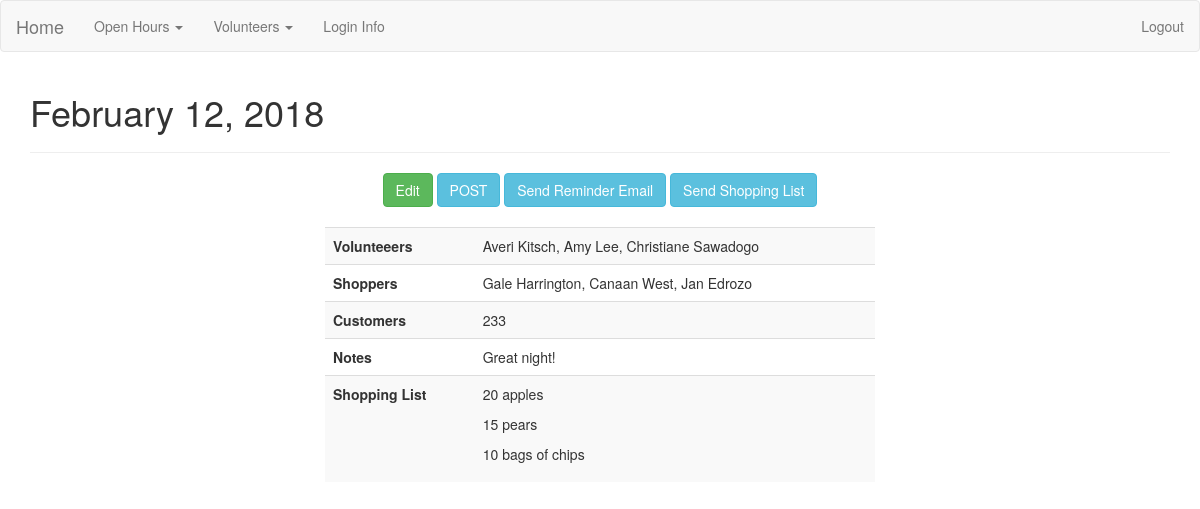
The page /openhours/8 (signed in) on the database as committed earlier.
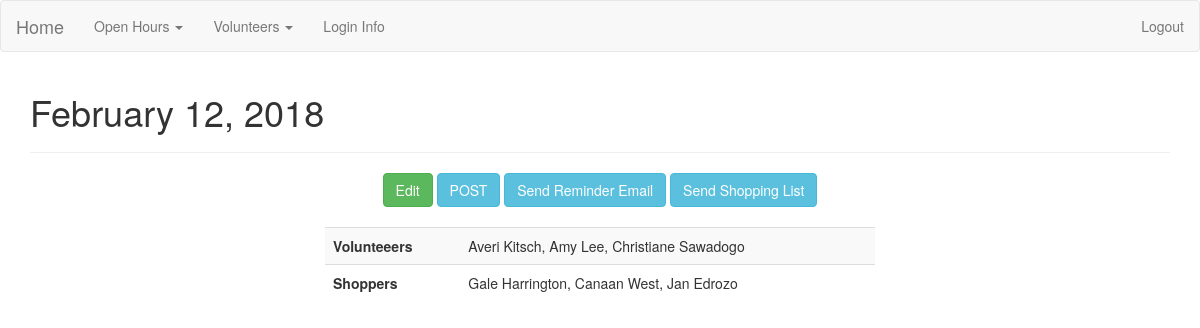
The same page on the database as committed later.
### app/models.py (models this page shows, shortened)
class Openhour(db.Model):
    id = db.Column(db.Integer(), primary_key=True)
    date = db.Column(db.DateTime(), unique=True)
    posted = db.Column(db.Boolean)
    volunteers = db.relationship('Volunteer', secondary=openhour_volunteers, backref='openhourvols', lazy='dynamic')
    shoppers = db.relationship('Volunteer', secondary=openhour_shoppers, backref='openhourshoppers', lazy='dynamic' )
    notes = db.relationship('Note', backref='openhournotes', lazy=True)

class Volunteer(db.Model):
    id = db.Column(db.Integer(), primary_key=True)
    name = db.Column(db.String(100), unique=True)
    role = db.Column(db.String(50))
    email = db.Column(db.String(255), nullable=False)
    active = db.Column(db.Boolean)
    openhours = db.relationship('Openhour', secondary=openhour_volunteers, backref='ohvolunteers', lazy='subquery')
    openhour_shoppers = db.relationship('Openhour', secondary=openhour_shoppers, backref='ohshoppers', lazy='subquery')
    notes = db.relationship('Note', backref='openhour', lazy=True)

class Note(db.Model):
    id=db.Column(db.Integer(), primary_key=True)
    openhour_id = db.Column(db.Integer, db.ForeignKey('openhour.id'), nullable=False)
    author = db.Column(db.Integer(), db.ForeignKey('volunteer.id'))
    customers = db.Column(db.Integer())
    body = db.Column(db.Text())
    shopping = db.Column(db.Text())

### app/openhours/views.py (the view)
@openhours_blueprint.route('/<string:id>')
@admin_logged_in
def show_openhour(id):
    openhour = Openhour.query.get(id)
    if openhour.notes:
        notes = openhour.notes[0]
    else:
        notes = False
    return render_template('openhour.html', openhour=openhour, notes=notes)

### app/login_helpers.py (called while the page is built)
def admin_logged_in(f):
    @wraps(f)
    def wrap(*args, **kwargs):
        if 'user' in session and session['user']=='admin':
            return f(*args, **kwargs)
        else:
            flash('You must have admin privileges to complete this action', 'danger')
            return redirect(url_for('index'))
    return wrap

### app/openhours/templates/openhour.html (shortened to what this page needs)
{% extends 'layout.html' %}
{% block body %}
  <h1>{{ openhour.date.strftime('%B %d, %Y') }}</h1>
  <hr>
    <div class="form">
      <div class="menu-center">
        <a class="btn btn-success" href="{{openhour.id}}/edit">Edit</a>
        {% if openhour.posted == False %}
          <a class="btn btn-info" href="{{openhour.id}}/post">POST</a>
        {% else %}
          <a class="btn btn-danger" href="{{openhour.id}}/post">Re-POST</a>
        {% endif %}
        <a class="btn btn-info" href="{{openhour.id}}/reminder_email">Send Reminder Email</a>
        <a class="btn btn-info" href="{{openhour.id}}/shopping_email">Send Shopping List</a>
      </div>
      <table class="table table-striped">
        <tr>
          <th>
            Volunteeers
          </th>
          <td>
            {% for volunteer in openhour.volunteers %}
              {{volunteer.name}}{{ "," if not loop.last }}
            {% endfor %}
          </td>
        </tr>
        <tr>
          <th>
            Shoppers
          </th>
          <td>
            {% for shopper in openhour.shoppers %}
              {{shopper.name}}{{ "," if not loop.last }}
            {% endfor %}
          </td>
        </tr>
        {% if openhour.notes %}
          <tr>
            <th>
              Customers
            </th>
            <td>
              {{ notes.customers }}
            </td>
          </tr>
          <tr>
            <th>
              Notes
            </th>
            <td>{{ notes.body | safe }}</td>
          </tr>
          <tr>
            <th>
              Shopping List
            </th>
            <td>{{ notes.shopping | safe }}</td>
          </tr>
          {% endif %}
      </table>
    {% endblock %}

### app/templates/layout.html (shortened to what this page needs)
<!DOCTYPE html>
<html>
  <head>
    <link rel="stylesheet" href="https://maxcdn.bootstrapcdn.com/bootstrap/3.3.7/css/bootstrap.min.css"/>
    <link rel="stylesheet" href="{{ url_for('static', filename='css/style.css') }}">
  </head>
  <body>
    {% include 'includes/_navbar.html' %}
    <div class="container">
      {% block body %}{% endblock %}
    </div>
  </body>
</html>

### app/templates/includes/_navbar.html (shortened to what this page needs)
<nav class="navbar navbar-default">
  <div>
    <div class="navbar-header">
      {% if session.user %}
        <a class="navbar-brand" href="{{url_for('index')}}">Home</a>
      {% else %}
        <a class="navbar-brand" href="/">Home</a>
      {% endif %}
    </div>
    <div class="collapse navbar-collapse" id="myNavbar">
      <ul class="nav navbar-nav">
        {% if session.user %}
          {% if session.user == 'admin' %}
            <li class="dropdown">
              <a class="dropdown-toggle" data-toggle="dropdown" href="#">Open Hours <span class="caret"></span></a>
            </li>
            <li class="dropdown">
              <a class="dropdown-toggle" data-toggle="dropdown" href="#">Volunteers <span class="caret"></span></a>
            </li>
            <li><a href="{{url_for('users.edit_user')}}">Login Info</a></li>
          {% else %}
            <li><a href="https://docs.google.com/document/d/17S1J38XKbvkRQOvcZAKYqpKLYm06IPEtpzHZ89bEA9o/edit?ts=5a428d41">Shopping Instructions</a></li>
            <li><a class="nav navbar-nav" href="{{url_for('openhours.index')}}">Open Hour Records</a></li>
          {% endif %}
        {% endif %}
      </ul>
      <ul class="nav navbar-nav navbar-right">
        {% if session.user %}
          <li><a href="/logout">Logout</a></li>
        {% else %}
          <li><a href="/users/login">Login</a></li>
        {% endif %}
      </ul>
    </div>
  </div>
</nav>

### app/static/css/style.css (style rules this page uses)
.form { max-width: 550px; margin: 0 auto; }
.table { max-width: 900px; margin: 0 auto; }
.menu-center { text-align: center; }
.menu-center .btn { margin-bottom: 20px; }

Rows that differ between the two databases and show on the page:
removed Note: customers "233", body "Great night!", shopping "20 apples 15 pears 10 bags of chips"
Other text that changed with them:
text no longer shown: "Customers Notes Shopping List"
